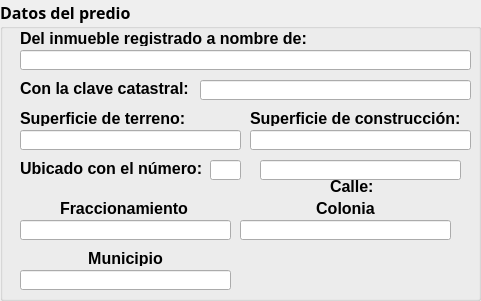
        <widget class="QGroupBox" name="mGroupBox_26">
         <property name="geometry">
          <rect>
           <x>0</x>
           <y>1220</y>
           <width>481</width>
           <height>301</height>
          </rect>
         </property>
         <property name="font">
          <font>
           <family>Century Gothic</family>
           <pointsize>12</pointsize>
           <weight>75</weight>
           <bold>true</bold>
          </font>
         </property>
         <property name="title">
          <string>Datos del predio</string>
         </property>
         <property name="alignment">
          <set>Qt::AlignLeading|Qt::AlignLeft|Qt::AlignTop</set>
         </property>
         <property name="flat">
          <bool>false</bool>
         </property>
         <property name="checkable">
          <bool>false</bool>
         </property>
         <widget class="QLabel" name="label_69">
          <property name="geometry">
           <rect>
            <x>20</x>
            <y>30</y>
            <width>291</width>
            <height>16</height>
           </rect>
          </property>
          <property name="font">
           <font>
            <family>Arial</family>
            <pointsize>12</pointsize>
            <weight>75</weight>
            <bold>true</bold>
           </font>
          </property>
          <property name="text">
           <string>Del inmueble registrado a nombre de: </string>
          </property>
         </widget>
         <widget class="QLabel" name="label_82">
          <property name="geometry">
           <rect>
            <x>20</x>
            <y>80</y>
            <width>181</width>
            <height>16</height>
           </rect>
          </property>
          <property name="font">
           <font>
            <family>Arial</family>
            <pointsize>12</pointsize>
            <weight>75</weight>
            <bold>true</bold>
           </font>
          </property>
          <property name="text">
           <string>Con la clave catastral:</string>
          </property>
         </widget>
         <widget class="QLabel" name="label_83">
          <property name="geometry">
           <rect>
            <x>20</x>
            <y>110</y>
            <width>171</width>
            <height>16</height>
           </rect>
          </property>
          <property name="font">
           <font>
            <family>Arial</family>
            <pointsize>12</pointsize>
            <weight>75</weight>
            <bold>true</bold>
           </font>
          </property>
          <property name="text">
           <string>Superficie de terreno:</string>
          </property>
         </widget>
         <widget class="QLabel" name="label_84">
          <property name="geometry">
           <rect>
            <x>250</x>
            <y>110</y>
            <width>221</width>
            <height>16</height>
           </rect>
          </property>
          <property name="font">
           <font>
            <family>Arial</family>
            <pointsize>12</pointsize>
            <weight>75</weight>
            <bold>true</bold>
           </font>
          </property>
          <property name="text">
           <string>Superficie de construcción:</string>
          </property>
         </widget>
         <widget class="QLabel" name="label_85">
          <property name="geometry">
           <rect>
            <x>20</x>
            <y>160</y>
            <width>191</width>
            <height>16</height>
           </rect>
          </property>
          <property name="font">
           <font>
            <family>Arial</family>
            <pointsize>12</pointsize>
            <weight>75</weight>
            <bold>true</bold>
           </font>
          </property>
          <property name="text">
           <string>Ubicado con el número:</string>
          </property>
         </widget>
         <widget class="QLabel" name="label_86">
          <property name="geometry">
           <rect>
            <x>330</x>
            <y>180</y>
            <width>47</width>
            <height>13</height>
           </rect>
          </property>
          <property name="font">
           <font>
            <family>Arial</family>
            <pointsize>12</pointsize>
            <weight>75</weight>
            <bold>true</bold>
           </font>
          </property>
          <property name="text">
           <string>Calle:</string>
          </property>
         </widget>
         <widget class="QLineEdit" name="lineEdit_23">
          <property name="geometry">
           <rect>
            <x>20</x>
            <y>50</y>
            <width>451</width>
            <height>20</height>
           </rect>
          </property>
         </widget>
         <widget class="QLineEdit" name="lineEdit_24">
          <property name="geometry">
           <rect>
            <x>200</x>
            <y>80</y>
            <width>271</width>
            <height>20</height>
           </rect>
          </property>
         </widget>
         <widget class="QLineEdit" name="lineEdit_25">
          <property name="geometry">
           <rect>
            <x>20</x>
            <y>130</y>
            <width>221</width>
            <height>20</height>
           </rect>
          </property>
         </widget>
         <widget class="QLineEdit" name="lineEdit_26">
          <property name="geometry">
           <rect>
            <x>250</x>
            <y>130</y>
            <width>221</width>
            <height>20</height>
           </rect>
          </property>
         </widget>
         <widget class="QLineEdit" name="lineEdit_27">
          <property name="geometry">
           <rect>
            <x>210</x>
            <y>160</y>
            <width>31</width>
            <height>20</height>
           </rect>
          </property>
         </widget>
         <widget class="QLineEdit" name="lineEdit_28">
          <property name="geometry">
           <rect>
            <x>260</x>
            <y>160</y>
            <width>201</width>
            <height>20</height>
           </rect>
          </property>
         </widget>
         <widget class="QLabel" name="label_87">
          <property name="geometry">
           <rect>
            <x>60</x>
            <y>250</y>
            <width>131</width>
            <height>16</height>
           </rect>
          </property>
          <property name="font">
           <font>
            <family>Arial</family>
            <pointsize>12</pointsize>
            <weight>75</weight>
            <bold>true</bold>
           </font>
          </property>
          <property name="text">
           <string>Municipio</string>
          </property>
          <property name="alignment">
           <set>Qt::AlignCenter</set>
          </property>
         </widget>
         <widget class="QLineEdit" name="lineEdit_30">
          <property name="geometry">
           <rect>
            <x>240</x>
            <y>220</y>
            <width>211</width>
            <height>20</height>
           </rect>
          </property>
         </widget>
         <widget class="QLineEdit" name="lineEdit_31">
          <property name="geometry">
           <rect>
            <x>20</x>
            <y>220</y>
            <width>211</width>
            <height>20</height>
           </rect>
          </property>
         </widget>
         <widget class="QLineEdit" name="lineEdit_32">
          <property name="geometry">
           <rect>
            <x>20</x>
            <y>270</y>
            <width>211</width>
            <height>20</height>
           </rect>
          </property>
         </widget>
         <widget class="QLabel" name="label_88">
          <property name="geometry">
           <rect>
            <x>60</x>
            <y>200</y>
            <width>131</width>
            <height>16</height>
           </rect>
          </property>
          <property name="font">
           <font>
            <family>Arial</family>
            <pointsize>12</pointsize>
            <weight>75</weight>
            <bold>true</bold>
           </font>
          </property>
          <property name="text">
           <string>Fraccionamiento</string>
          </property>
         </widget>
         <widget class="QLabel" name="label_90">
          <property name="geometry">
           <rect>
            <x>280</x>
            <y>200</y>
            <width>131</width>
            <height>16</height>
           </rect>
          </property>
          <property name="font">
           <font>
            <family>Arial</family>
            <pointsize>12</pointsize>
            <weight>75</weight>
            <bold>true</bold>
           </font>
          </property>
          <property name="text">
           <string>Colonia</string>
          </property>
          <property name="alignment">
           <set>Qt::AlignCenter</set>
          </property>
         </widget>
        </widget>
